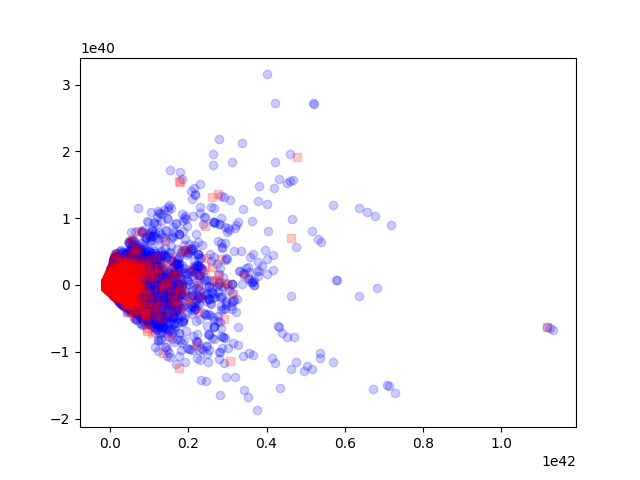

Write Python code to recreate this figure.
#!/usr/bin/env python
#
# Binarize training data (loss=0,1)
# Use PCA to reduce training data dimension to 2
# Make scatter plot
# Blue=0, Red=1
#
import numpy as np
import pandas as pd
import matplotlib.pyplot as plt
from sklearn.decomposition import PCA
from sklearn.preprocessing import binarize

binarize = np.vectorize(lambda y: 1 if y>0 else 0)

train_dataset = 'ecs171train.csv'
train = pd.read_csv(train_dataset)
train_x = train.iloc[:,1:-1]
train_y = train.iloc[:,-1]
train_y = binarize(train_y) # all to 0/1

pca=PCA(n_components=2)
x1 = imp.fit_transform(x_train)
x2 = pca.fit_transform(x1) # 2d dataset

# scatter plot
for l, c, m in zip((0,1), ('blue','red'), ('o','s')):
	plt.scatter(x2[train_y == l, 0], x2[train_y == l, 1], color=c, label='class %s' % l, alpha=0.2, marker=m)

plt.show()
